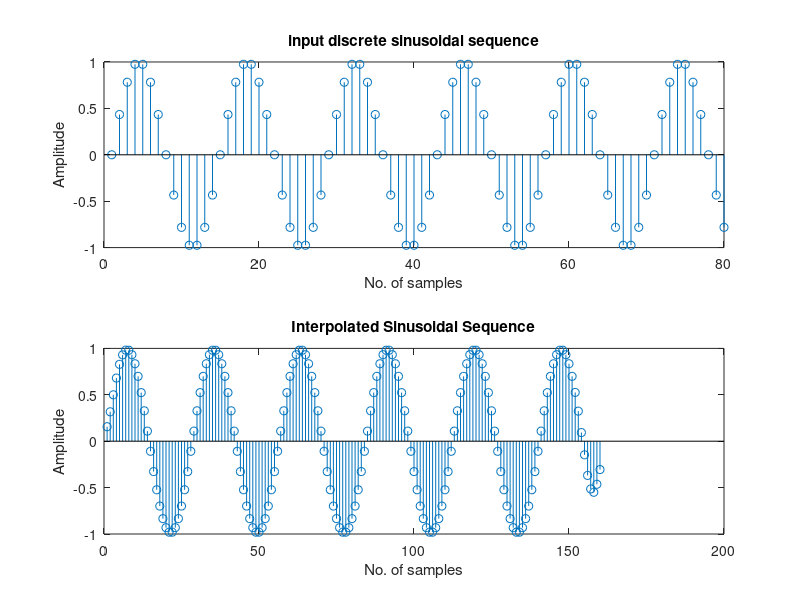

Reproduce this figure in MATLAB.
clc;
close all;
clear all;
fm = 10;
fs = 140;
t = 0:1/fs:0.57;
N = length(t);
x = sin(2*pi*fm*t);
% interpolation of input sequence
L = 2;
xd = interp(x,L);
figure(1);
subplot(2,1,1);
stem(x);
xlabel('No. of samples');
ylabel('Amplitude');
title('input discrete sinusoidal sequence');
subplot(2,1,2);
stem(xd);
xlabel('No. of samples');
ylabel('Amplitude');
title('Interpolated Sinusoidal Sequence');
